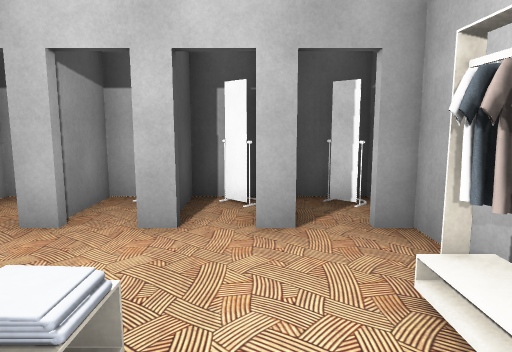
View 1 (above)

12 first-person views from a walk through a 3-D level made in the Unity game engine. The camera is 1.3 m above the floor, tilts 8° down and sees 70° across. The floor is counted in squares, 1 m on a side. Each view is taken from the middle of a square. On the plan, view 1 faces up. The plan holds only what a view shows up to about 15 squares ahead; the rest is blank. Door leaves are left out, so doorways stand open.

View 2
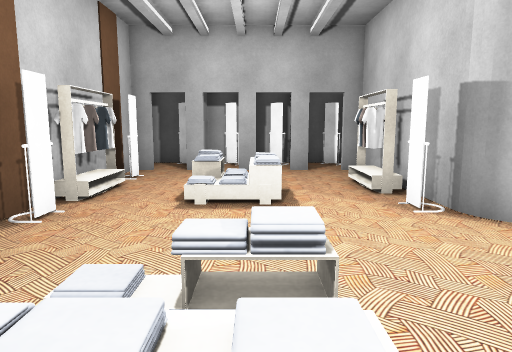

View 3
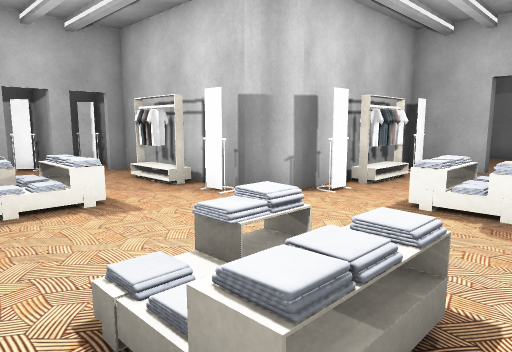

View 4
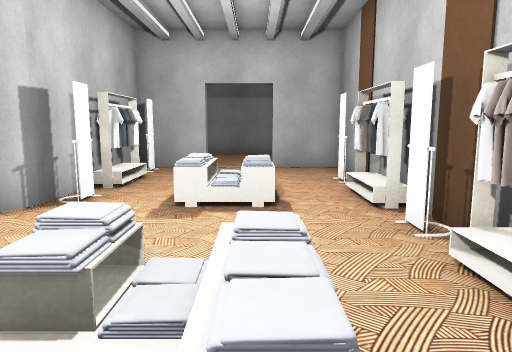

View 5
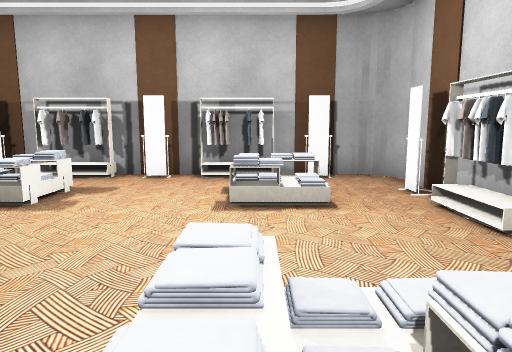

View 6
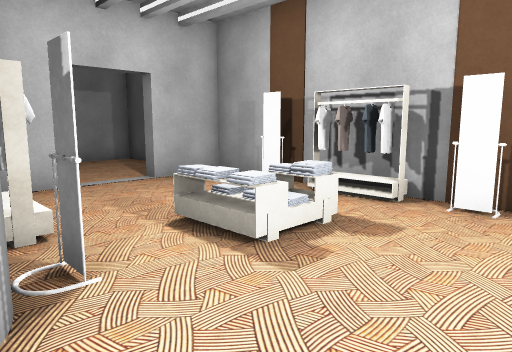

View 7
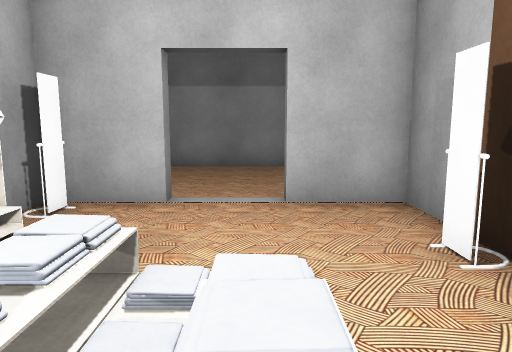

View 8
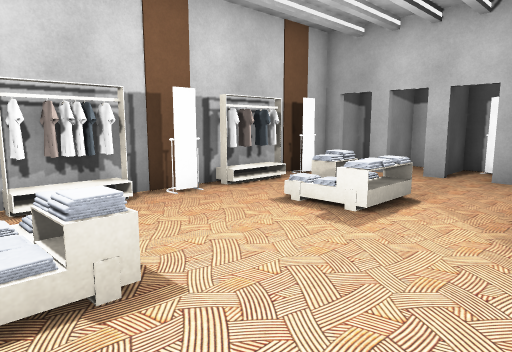

View 9
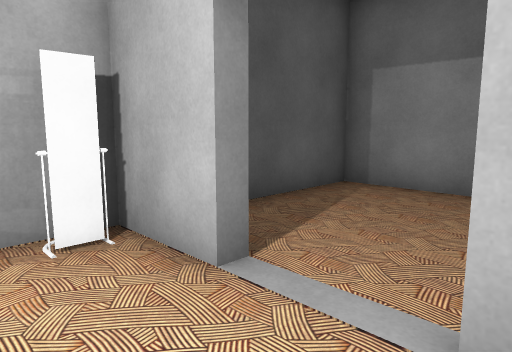

View 10
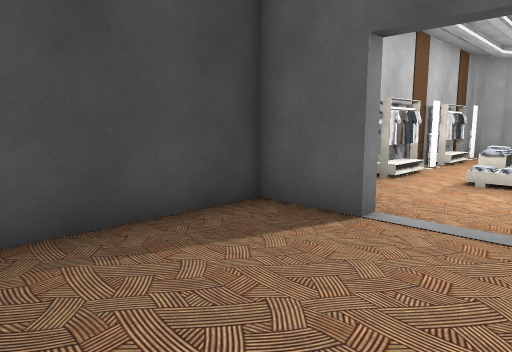

View 11
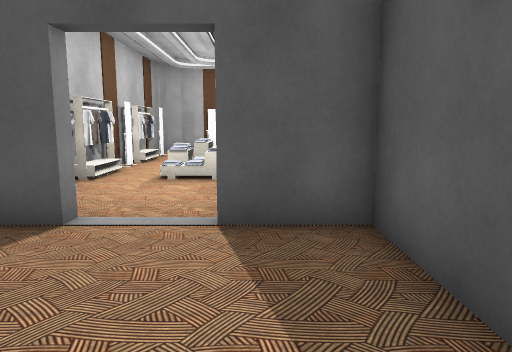

View 12
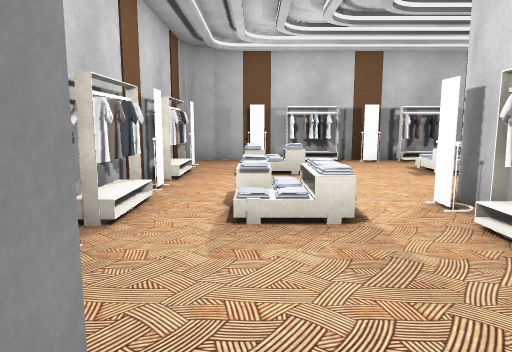

### Floor plan
Ten units are one square. View 1 is at (0, 0); x grows to the right and y downward. Boxes are objects, and circles mark ways between rooms. Rooms are numbered by the first view taken in them; rooms with no view inside come last. Other rooms are left out.
<svg viewBox="-50 -71 189 151">
<path fill="none" stroke="#000" d="M20 8 20 -45M-24 75 80 75 80 55M6 -45 2 -45M-9 -45 -15 -45M80 35 80 15 28 15M-37 75 -29 75M-24 -45 -30 -45M-39 -45 -45 -45 -45 68M84 55 84 75 134 75 134 15 84 15 84 35M2 -45 2 -65M20 -59 20 -65 -11 -65 -11 -45M-26 -66 -26 -44M-15 -65 -45 -65 -45 -55"/>
<rect x="-45" y="45" width="10" height="10" fill="#bbb"><title>other object</title></rect>
<rect x="-45" y="15" width="10" height="30" fill="#bbb"><title>rack</title></rect>
<rect x="-45" y="5" width="10" height="10" fill="#bbb"><title>other object</title></rect>
<rect x="-45" y="-25" width="10" height="30" fill="#bbb"><title>rack</title></rect>
<rect x="-45" y="-35" width="10" height="10" fill="#bbb"><title>other object</title></rect>
<rect x="-35" y="65" width="10" height="10" fill="#bbb"><title>other object</title></rect>
<rect x="-25" y="35" width="20" height="20" fill="#bbb"><title>rack</title></rect>
<rect x="-25" y="-15" width="20" height="10" fill="#bbb"><title>rack</title></rect>
<rect x="-15" y="65" width="20" height="10" fill="#bbb"><title>rack</title></rect>
<rect x="5" y="65" width="10" height="10" fill="#bbb"><title>other object</title></rect>
<rect x="5" y="-5" width="10" height="10" fill="#bbb"><title>other object</title></rect>
<rect x="5" y="-25" width="10" height="10" fill="#bbb"><title>rack</title></rect>
<rect x="25" y="65" width="20" height="10" fill="#bbb"><title>rack</title></rect>
<rect x="25" y="15" width="10" height="10" fill="#bbb"><title>other object</title></rect>
<rect x="45" y="65" width="20" height="10" fill="#bbb"><title>other object</title></rect>
<rect x="45" y="15" width="20" height="10" fill="#bbb"><title>rack</title></rect>
<rect x="65" y="15" width="10" height="10" fill="#bbb"><title>other object</title></rect>
<rect x="-5" y="-65" width="10" height="10" fill="#bbb"><title>other object</title></rect>
<rect x="5" y="-65" width="10" height="10" fill="#bbb"><title>other object</title></rect>
<rect x="-35" y="-65" width="10" height="10" fill="#bbb"><title>other object</title></rect>
<rect x="-25" y="-65" width="10" height="10" fill="#bbb"><title>other object</title></rect>
<circle cx="80" cy="45" r="3" fill="#2a7"/>
<circle cx="10" cy="-50" r="3" fill="#2a7"/>
<circle cx="-30" cy="-50" r="3" fill="#2a7"/>
<text x="10" y="20">1</text>
<text x="110" y="40">2</text>
<text x="0" y="-60">3</text>
<text x="-30" y="-60">4</text>
</svg>
Room 1 opens to room 2. Room 1 opens to room 3. Room 1 opens to room 4.

Where each view was taken, in squares from view 1:
view 1: 0 up, 0 right, facing up
view 2: 6 down, 1 left, facing up
view 3: 6 down, 3 left, facing up-right
view 4: 5 down, 3 left, facing right
view 5: 2 up, 1 left, facing down
view 6: 1 down, 0 right, facing down-right
view 7: 5 down, 2 right, facing right
view 8: 5 down, 2 right, facing up-left
view 9: 6 down, 6 right, facing up-right
view 10: 3 down, 13 right, facing down-left
view 11: 3 down, 13 right, facing left
view 12: 5 down, 9 right, facing left
